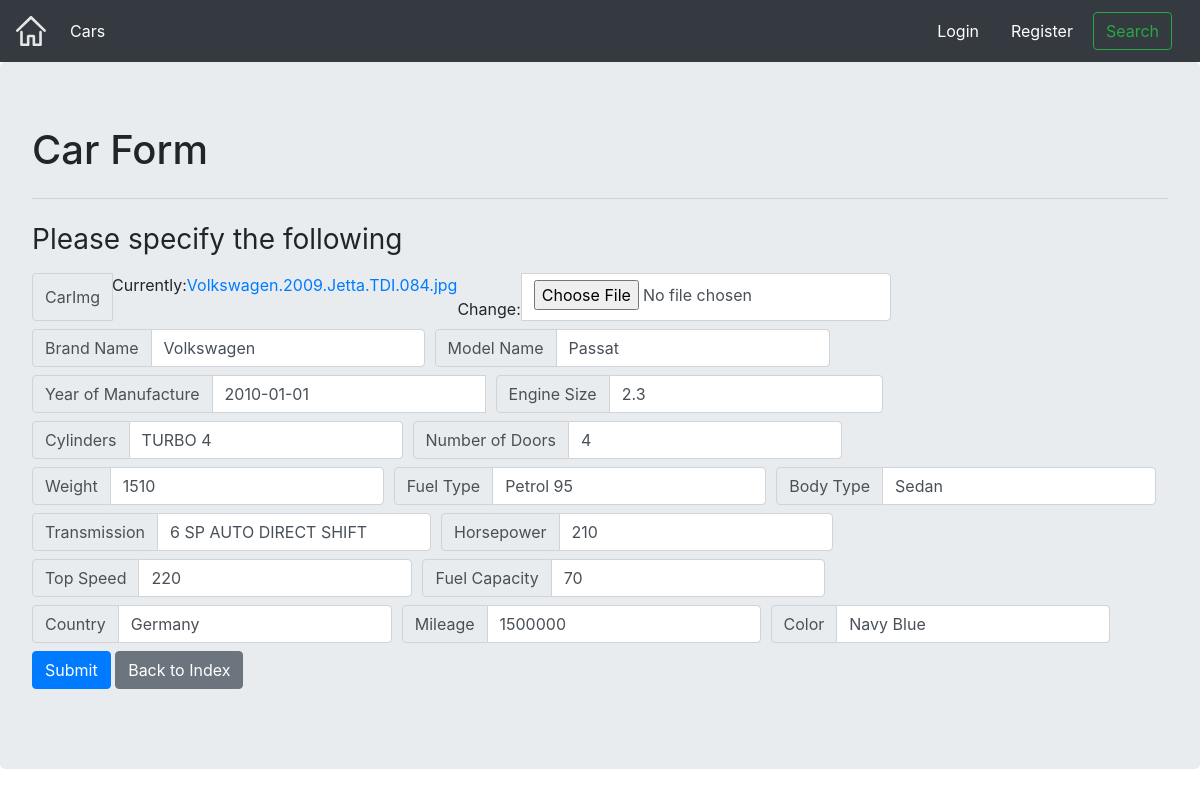
Before: /cars/model/2/ with the older database file.
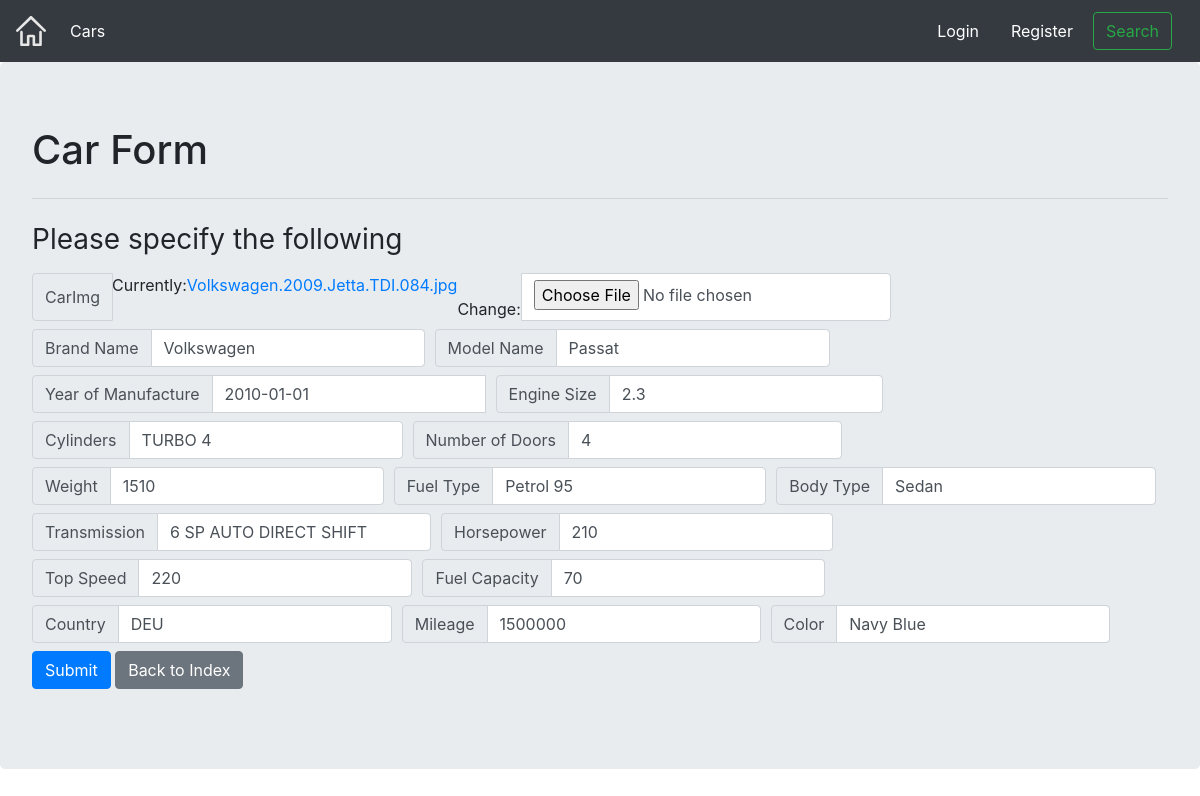
After: the same page with the newer database file.
### cars/models.py (models this page shows, shortened)
class CarModel(models.Model):
    CarImg = models.ImageField(upload_to='media', default='media/default.jpg')
    CarBrand = models.CharField(max_length=5000)
    Model = models.CharField(max_length=5000)
    Year = models.DateField('Year of Manufacture', default=datetime.now)
    Engine = models.FloatField(default=1.0)
    Cylinders = models.CharField(max_length=5000)
    DoorsNum = models.IntegerField(default=4)
    Weight = models.IntegerField(default=1000)
    Fuel = models.CharField(max_length=5000)
    BodyType = models.CharField(max_length=5000)
    Transmission = models.CharField(max_length=5000)
    HP = models.IntegerField(default=100)
    TopSpeed = models.IntegerField(default=220)
    FuelCapacity = models.IntegerField(default=50)
    Country = models.CharField(max_length=5000)
    Mileage = models.IntegerField(default=0)
    Color = models.CharField(max_length=5000)

### cars/views.py (the view)
# urls.py: url(r'^model/(?P<pk>[0-9]+)/$', views.CarUpdate.as_view(), name='cars-update'),
class CarUpdate(UpdateView):
    model = CarModel
    form_class = CarModelForm
    user = User

### cars/forms.py
class CarModelForm(forms.ModelForm):
    class Meta:
        model = CarModel
        fields = '__all__'
        labels = {
            'CarBrand': 'Brand Name',
            'Model': 'Model Name',
            'DoorsNum': 'Number of Doors',
            'BodyType': 'Body Type',
            'HP': 'Horsepower',
            'TopSpeed': 'Top Speed',
            'FuelCapacity': 'Fuel Capacity',
            'Fuel': 'Fuel Type',
            'Engine': 'Engine Size'
        }
    def __init__(self, *args, **kwargs):
        super(CarModelForm, self).__init__(*args, **kwargs)
        for field in self.fields:
            self.fields[field].widget.attrs.update({'class': 'form-control'})

### templates/cars/carmodel_form.html (shortened to what this page needs)
{% extends 'exterior.html' %}
{% load static %}
{% block login %}
        {% if user.is_authenticated %}
            <a class="nav-item nav-link" href="{% url 'accounts:profile' username=user.username %}" style="color: white; ">Welcome, {{ user.first_name }}</a>
        {% else %}
            <a class="nav-item nav-link" href="{% url 'accounts:login' %}" style="color: white; ">Login</a>
        {% endif %}
    {% endblock %}
    {% block logout %}
        {% if user.is_authenticated %}
            <a class="nav-item nav-link" href="{% url 'accounts:logout' %}" style="color: white; ">Logout</a>
        {% else %}
            <a class="nav-item nav-link" href="{% url 'accounts:register' %}" style="color:white;">Register</a>
        {% endif %}
    {% endblock %}
{% block content %}
    <body>
    <div class="jumbotron">
        <h1 class="display-5">Car Form</h1>
        <hr class="my-4">
      <form action="" method="post">
          <div>
              <div class="panel-body">
                  <h1 class="h3 mb-3 font-weight-normal"> Please specify the following</h1>
                  <div class="form-row align-items-center">
                      {% include 'cars/formtemplate.html' %}
                  </div>
              </div>
          </div>
          <button class="btn btn-primary" type="submit">Submit</button>
          <a class="btn btn-secondary" href="{% url 'cars:index' %}" role="button">Back to Index</a>
      </form>
    </div>
    </body>
{% endblock %}

### templates/cars/formtemplate.html (shortened to what this page needs)
{% for field in form %}
    <div class="col-auto">
        <div class="input-group mb-2">
            <div class="input-group-prepend">
                <div class="input-group-text">{{ field.label }}</div>
            </div>
            {{ field }}
        </div>
    </div>
{% endfor %}

Changed rows visible on the page:
changed CarModel "Volkswagen": Country "Germany" → "DEU"
